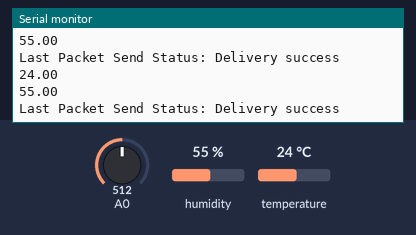
Simulated run of this sketch. Board: ESP8266 (NodeMCU). On the bench: the last lines printed to the serial monitor. The inputs (shaded band) are chosen by the test bench; at power-on: humidity 55 %, temperature 24 °C, A0 = 512.

Above: at 1.2 s.
1.3 s: humidity set to 22 %
At 1.68 s:
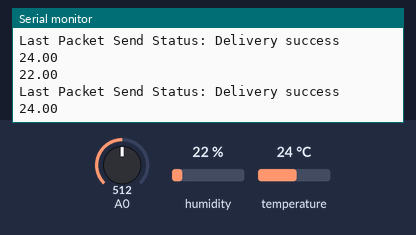
2.8 s: temperature set to 12 °C
At 2.81 s:
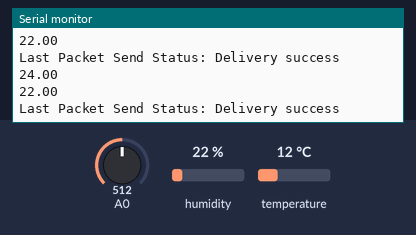
4.3 s: humidity set to 40 %
At 4.37 s:
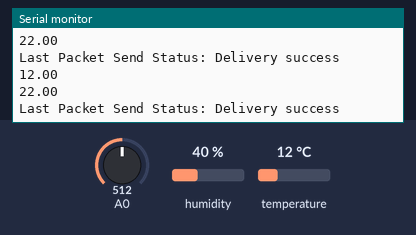
Timing chart, 0 to 7.3 s (numbered marks = the images above; inputs shaded):
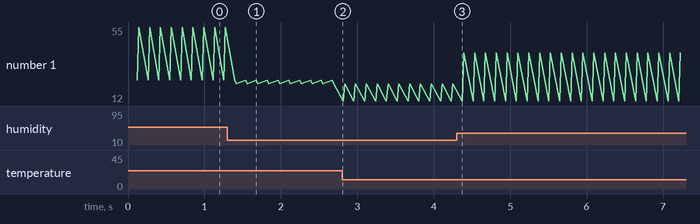

Measured:
- after the input at 1.3 s, the serial monitor: prints a new line after 0.12 s (image 1)
- plotted number 1: 55 → 22 after the input at 1.3 s, 22 → 40 after the input at 4.3 s

The sketch:

tempeturesensor.ino
```cpp
#include <ESP8266WiFi.h>
#include <espnow.h>
#include <Wire.h>
#include <AHT20.h>
AHT20 aht20;

uint8_t broadcastAddress[] = {0xEC,0xFA,0xBC,0xA5,0xF2,0xD4};

#define BOARD_ID 1

typedef struct struct_message {
    int id;
    int temp;
    int hum;
    int humg;
} struct_message;
struct_message myData;

unsigned long lastTime = 0;
unsigned long timerDelay = 100;

void OnDataSent(uint8_t *mac_addr, uint8_t sendStatus) {
  Serial.print("\r\nLast Packet Send Status: ");
  if (sendStatus == 0){
    Serial.println("Delivery success");
  }
  else{
    Serial.println("Delivery fail");
  }
}

void setup(){
  Serial.begin(115200);

  Wire.begin();
  aht20.begin();

  pinMode(A0, INPUT);

  float hum = 0;
  float temp = 0;

  WiFi.mode(WIFI_STA);
  WiFi.disconnect();

  if (esp_now_init() != 0) {
  Serial.println("Error initializing ESP-NOW");
  return;
}
  // Указываем роль платы в ESP-NOW
  esp_now_set_self_role(ESP_NOW_ROLE_CONTROLLER);
  // После запуска протокола получаем обратную связь о состоянии отправки
  esp_now_register_send_cb(OnDataSent);

  esp_now_add_peer(broadcastAddress, ESP_NOW_ROLE_SLAVE, 1, NULL, 0);
}

void loop(){
  if ((millis() - lastTime) > timerDelay) {
    float temp = aht20.getTemperature();
    Serial.println(temp);
    float hum = aht20.getHumidity();
    Serial.println(hum);

    // Выставляем значения, которые будем отправлять
    myData.id = BOARD_ID;
    myData.hum = hum;
    myData.humg = analogRead(A0)/10.24;
    myData.temp = temp;

    // Отправляем сообщение
    esp_now_send(0, (uint8_t *) &myData, sizeof(myData));
    lastTime = millis();
  }
}
```
